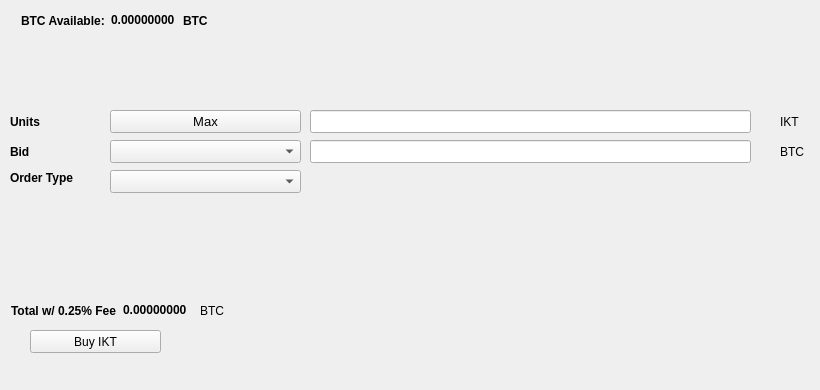
   <widget class="QWidget" name="BuyTab">
    <attribute name="title">
     <string>Buy</string>
    </attribute>
    <widget class="QPushButton" name="BuyIKT">
     <property name="geometry">
      <rect>
       <x>30</x>
       <y>330</y>
       <width>131</width>
       <height>23</height>
      </rect>
     </property>
     <property name="text">
      <string>Buy IKT</string>
     </property>
     <property name="icon">
      <iconset resource="../innoket.qrc">
       <normaloff>:/icons/bitcoin</normaloff>:/icons/bitcoin</iconset>
     </property>
    </widget>
    <widget class="QLabel" name="label_3">
     <property name="geometry">
      <rect>
       <x>10</x>
       <y>110</y>
       <width>46</width>
       <height>23</height>
      </rect>
     </property>
     <property name="font">
      <font>
       <weight>75</weight>
       <bold>true</bold>
      </font>
     </property>
     <property name="text">
      <string>Units</string>
     </property>
    </widget>
    <widget class="QLineEdit" name="UnitsInput">
     <property name="geometry">
      <rect>
       <x>310</x>
       <y>110</y>
       <width>441</width>
       <height>23</height>
      </rect>
     </property>
     <property name="font">
      <font>
       <pointsize>9</pointsize>
       <weight>75</weight>
       <bold>true</bold>
      </font>
     </property>
    </widget>
    <widget class="QLineEdit" name="BuyBidPriceEdit">
     <property name="geometry">
      <rect>
       <x>310</x>
       <y>140</y>
       <width>441</width>
       <height>23</height>
      </rect>
     </property>
     <property name="font">
      <font>
       <pointsize>9</pointsize>
       <weight>75</weight>
       <bold>true</bold>
      </font>
     </property>
    </widget>
    <widget class="QLabel" name="label_4">
     <property name="geometry">
      <rect>
       <x>780</x>
       <y>110</y>
       <width>31</width>
       <height>23</height>
      </rect>
     </property>
     <property name="text">
      <string>IKT</string>
     </property>
    </widget>
    <widget class="QLabel" name="label_5">
     <property name="geometry">
      <rect>
       <x>780</x>
       <y>140</y>
       <width>31</width>
       <height>23</height>
      </rect>
     </property>
     <property name="text">
      <string>BTC</string>
     </property>
    </widget>
    <widget class="QLabel" name="label_6">
     <property name="geometry">
      <rect>
       <x>10</x>
       <y>140</y>
       <width>46</width>
       <height>23</height>
      </rect>
     </property>
     <property name="font">
      <font>
       <weight>75</weight>
       <bold>true</bold>
      </font>
     </property>
     <property name="text">
      <string>Bid</string>
     </property>
    </widget>
    <widget class="QLabel" name="label_7">
     <property name="geometry">
      <rect>
       <x>10</x>
       <y>170</y>
       <width>91</width>
       <height>16</height>
      </rect>
     </property>
     <property name="font">
      <font>
       <weight>75</weight>
       <bold>true</bold>
      </font>
     </property>
     <property name="text">
      <string>Order Type</string>
     </property>
    </widget>
    <widget class="QPushButton" name="Buy_Max_Amount">
     <property name="geometry">
      <rect>
       <x>110</x>
       <y>110</y>
       <width>191</width>
       <height>23</height>
      </rect>
     </property>
     <property name="font">
      <font>
       <pointsize>10</pointsize>
      </font>
     </property>
     <property name="text">
      <string>Max</string>
     </property>
    </widget>
    <widget class="QComboBox" name="BuyBidcomboBox">
     <property name="geometry">
      <rect>
       <x>110</x>
       <y>140</y>
       <width>191</width>
       <height>23</height>
      </rect>
     </property>
     <property name="font">
      <font>
       <pointsize>10</pointsize>
      </font>
     </property>
    </widget>
    <widget class="QComboBox" name="buyOrdertypeCombo">
     <property name="geometry">
      <rect>
       <x>110</x>
       <y>170</y>
       <width>191</width>
       <height>23</height>
      </rect>
     </property>
     <property name="font">
      <font>
       <pointsize>10</pointsize>
      </font>
     </property>
    </widget>
    <widget class="QWidget" name="layoutWidget1">
     <property name="geometry">
      <rect>
       <x>21</x>
       <y>11</y>
       <width>227</width>
       <height>19</height>
      </rect>
     </property>
     <layout class="QHBoxLayout" name="horizontalLayout_3">
      <item>
       <widget class="QLabel" name="label232">
        <property name="font">
         <font>
          <weight>75</weight>
          <bold>true</bold>
         </font>
        </property>
        <property name="text">
         <string>BTC Available:</string>
        </property>
       </widget>
      </item>
      <item>
       <widget class="QLabel" name="BtcAvailableLbl">
        <property name="palette">
         <palette>
          <active>
           <colorrole role="WindowText">
            <brush brushstyle="SolidPattern">
             <color alpha="255">
              <red>0</red>
              <green>0</green>
              <blue>0</blue>
             </color>
            </brush>
           </colorrole>
           <colorrole role="Button">
            <brush brushstyle="SolidPattern">
             <color alpha="255">
              <red>0</red>
              <green>170</green>
              <blue>0</blue>
             </color>
            </brush>
           </colorrole>
           <colorrole role="Light">
            <brush brushstyle="SolidPattern">
             <color alpha="255">
              <red>0</red>
              <green>255</green>
              <blue>0</blue>
             </color>
            </brush>
           </colorrole>
           <colorrole role="Midlight">
            <brush brushstyle="SolidPattern">
             <color alpha="255">
              <red>0</red>
              <green>212</green>
              <blue>0</blue>
             </color>
            </brush>
           </colorrole>
           <colorrole role="Dark">
            <brush brushstyle="SolidPattern">
             <color alpha="255">
              <red>0</red>
              <green>85</green>
              <blue>0</blue>
             </color>
            </brush>
           </colorrole>
           <colorrole role="Mid">
            <brush brushstyle="SolidPattern">
             <color alpha="255">
              <red>0</red>
              <green>113</green>
              <blue>0</blue>
             </color>
            </brush>
           </colorrole>
           <colorrole role="Text">
            <brush brushstyle="SolidPattern">
             <color alpha="255">
              <red>0</red>
              <green>170</green>
              <blue>0</blue>
             </color>
            </brush>
           </colorrole>
           <colorrole role="BrightText">
            <brush brushstyle="SolidPattern">
             <color alpha="255">
              <red>255</red>
              <green>255</green>
              <blue>255</blue>
             </color>
            </brush>
           </colorrole>
           <colorrole role="ButtonText">
            <brush brushstyle="SolidPattern">
             <color alpha="255">
              <red>0</red>
              <green>0</green>
              <blue>0</blue>
             </color>
            </brush>
           </colorrole>
           <colorrole role="Base">
            <brush brushstyle="SolidPattern">
             <color alpha="255">
              <red>255</red>
              <green>255</green>
              <blue>255</blue>
             </color>
            </brush>
           </colorrole>
           <colorrole role="Window">
            <brush brushstyle="SolidPattern">
             <color alpha="255">
              <red>0</red>
              <green>170</green>
              <blue>0</blue>
             </color>
            </brush>
           </colorrole>
           <colorrole role="Shadow">
            <brush brushstyle="SolidPattern">
             <color alpha="255">
              <red>0</red>
              <green>0</green>
              <blue>0</blue>
             </color>
            </brush>
           </colorrole>
           <colorrole role="AlternateBase">
            <brush brushstyle="SolidPattern">
             <color alpha="255">
              <red>127</red>
              <green>212</green>
              <blue>127</blue>
             </color>
            </brush>
           </colorrole>
           <colorrole role="ToolTipBase">
            <brush brushstyle="SolidPattern">
             <color alpha="255">
              <red>255</red>
              <green>255</green>
              <blue>220</blue>
             </color>
            </brush>
           </colorrole>
           <colorrole role="ToolTipText">
            <brush brushstyle="SolidPattern">
             <color alpha="255">
              <red>0</red>
              <green>0</green>
              <blue>0</blue>
             </color>
            </brush>
           </colorrole>
          </active>
          <inactive>
           <colorrole role="WindowText">
            <brush brushstyle="SolidPattern">
             <color alpha="255">
              <red>0</red>
              <green>0</green>
              <blue>0</blue>
             </color>
            </brush>
           </colorrole>
           <colorrole role="Button">
            <brush brushstyle="SolidPattern">
             <color alpha="255">
              <red>0</red>
              <green>170</green>
              <blue>0</blue>
             </color>
            </brush>
           </colorrole>
           <colorrole role="Light">
            <brush brushstyle="SolidPattern">
             <color alpha="255">
              <red>0</red>
              <green>255</green>
              <blue>0</blue>
             </color>
            </brush>
           </colorrole>
           <colorrole role="Midlight">
            <brush brushstyle="SolidPattern">
             <color alpha="255">
              <red>0</red>
              <green>212</green>
              <blue>0</blue>
             </color>
            </brush>
           </colorrole>
           <colorrole role="Dark">
            <brush brushstyle="SolidPattern">
             <color alpha="255">
              <red>0</red>
              <green>85</green>
              <blue>0</blue>
             </color>
            </brush>
           </colorrole>
           <colorrole role="Mid">
            <brush brushstyle="SolidPattern">
             <color alpha="255">
              <red>0</red>
              <green>113</green>
              <blue>0</blue>
             </color>
            </brush>
           </colorrole>
           <colorrole role="Text">
            <brush brushstyle="SolidPattern">
             <color alpha="255">
              <red>0</red>
              <green>170</green>
              <blue>0</blue>
             </color>
            </brush>
           </colorrole>
           <colorrole role="BrightText">
            <brush brushstyle="SolidPattern">
             <color alpha="255">
              <red>255</red>
              <green>255</green>
              <blue>255</blue>
             </color>
            </brush>
           </colorrole>
           <colorrole role="ButtonText">
            <brush brushstyle="SolidPattern">
             <color alpha="255">
              <red>0</red>
              <green>0</green>
              <blue>0</blue>
             </color>
            </brush>
           </colorrole>
           <colorrole role="Base">
            <brush brushstyle="SolidPattern">
             <color alpha="255">
              <red>255</red>
              <green>255</green>
              <blue>255</blue>
             </color>
            </brush>
           </colorrole>
           <colorrole role="Window">
            <brush brushstyle="SolidPattern">
             <color alpha="255">
              <red>0</red>
              <green>170</green>
              <blue>0</blue>
             </color>
            </brush>
           </colorrole>
           <colorrole role="Shadow">
            <brush brushstyle="SolidPattern">
             <color alpha="255">
              <red>0</red>
              <green>0</green>
              <blue>0</blue>
             </color>
            </brush>
           </colorrole>
           <colorrole role="AlternateBase">
            <brush brushstyle="SolidPattern">
             <color alpha="255">
              <red>127</red>
              <green>212</green>
              <blue>127</blue>
             </color>
            </brush>
           </colorrole>
           <colorrole role="ToolTipBase">
            <brush brushstyle="SolidPattern">
             <color alpha="255">
              <red>255</red>
              <green>255</green>
              <blue>220</blue>
             </color>
            </brush>
           </colorrole>
           <colorrole role="ToolTipText">
            <brush brushstyle="SolidPattern">
             <color alpha="255">
              <red>0</red>
              <green>0</green>
              <blue>0</blue>
             </color>
            </brush>
           </colorrole>
          </inactive>
          <disabled>
           <colorrole role="WindowText">
            <brush brushstyle="SolidPattern">
             <color alpha="255">
              <red>0</red>
              <green>85</green>
              <blue>0</blue>
             </color>
            </brush>
           </colorrole>
           <colorrole role="Button">
            <brush brushstyle="SolidPattern">
             <color alpha="255">
              <red>0</red>
              <green>170</green>
              <blue>0</blue>
             </color>
            </brush>
           </colorrole>
           <colorrole role="Light">
            <brush brushstyle="SolidPattern">
             <color alpha="255">
              <red>0</red>
              <green>255</green>
              <blue>0</blue>
             </color>
            </brush>
           </colorrole>
           <colorrole role="Midlight">
            <brush brushstyle="SolidPattern">
             <color alpha="255">
              <red>0</red>
              <green>212</green>
              <blue>0</blue>
             </color>
            </brush>
           </colorrole>
           <colorrole role="Dark">
            <brush brushstyle="SolidPattern">
             <color alpha="255">
              <red>0</red>
              <green>85</green>
              <blue>0</blue>
             </color>
            </brush>
           </colorrole>
           <colorrole role="Mid">
            <brush brushstyle="SolidPattern">
             <color alpha="255">
              <red>0</red>
              <green>113</green>
              <blue>0</blue>
             </color>
            </brush>
           </colorrole>
           <colorrole role="Text">
            <brush brushstyle="SolidPattern">
             <color alpha="255">
              <red>0</red>
              <green>85</green>
              <blue>0</blue>
             </color>
            </brush>
           </colorrole>
           <colorrole role="BrightText">
            <brush brushstyle="SolidPattern">
             <color alpha="255">
              <red>255</red>
              <green>255</green>
              <blue>255</blue>
             </color>
            </brush>
           </colorrole>
           <colorrole role="ButtonText">
            <brush brushstyle="SolidPattern">
             <color alpha="255">
              <red>0</red>
              <green>85</green>
              <blue>0</blue>
             </color>
            </brush>
           </colorrole>
           <colorrole role="Base">
            <brush brushstyle="SolidPattern">
             <color alpha="255">
              <red>0</red>
              <green>170</green>
              <blue>0</blue>
             </color>
            </brush>
           </colorrole>
           <colorrole role="Window">
            <brush brushstyle="SolidPattern">
             <color alpha="255">
              <red>0</red>
              <green>170</green>
              <blue>0</blue>
             </color>
            </brush>
           </colorrole>
           <colorrole role="Shadow">
            <brush brushstyle="SolidPattern">
             <color alpha="255">
              <red>0</red>
              <green>0</green>
              <blue>0</blue>
             </color>
            </brush>
           </colorrole>
           <colorrole role="AlternateBase">
            <brush brushstyle="SolidPattern">
             <color alpha="255">
              <red>0</red>
              <green>170</green>
              <blue>0</blue>
             </color>
            </brush>
           </colorrole>
           <colorrole role="ToolTipBase">
            <brush brushstyle="SolidPattern">
             <color alpha="255">
              <red>255</red>
              <green>255</green>
              <blue>220</blue>
             </color>
            </brush>
           </colorrole>
           <colorrole role="ToolTipText">
            <brush brushstyle="SolidPattern">
             <color alpha="255">
              <red>0</red>
              <green>0</green>
              <blue>0</blue>
             </color>
            </brush>
           </colorrole>
          </disabled>
         </palette>
        </property>
        <property name="font">
         <font>
          <weight>75</weight>
          <bold>true</bold>
         </font>
        </property>
        <property name="text">
         <string>0.00000000</string>
        </property>
        <property name="textInteractionFlags">
         <set>Qt::LinksAccessibleByMouse|Qt::TextSelectableByKeyboard|Qt::TextSelectableByMouse</set>
        </property>
       </widget>
      </item>
      <item>
       <widget class="QLabel" name="BtcAvailableLbl_2">
        <property name="font">
         <font>
          <weight>75</weight>
          <bold>true</bold>
         </font>
        </property>
        <property name="text">
         <string>BTC</string>
        </property>
       </widget>
      </item>
     </layout>
    </widget>
    <widget class="QWidget" name="layoutWidge2">
     <property name="geometry">
      <rect>
       <x>11</x>
       <y>301</y>
       <width>259</width>
       <height>19</height>
      </rect>
     </property>
     <layout class="QHBoxLayout" name="horizontalLayout_4">
      <item>
       <widget class="QLabel" name="label_9">
        <property name="font">
         <font>
          <weight>75</weight>
          <bold>true</bold>
         </font>
        </property>
        <property name="text">
         <string>Total w/ 0.25% Fee</string>
        </property>
       </widget>
      </item>
      <item>
       <widget class="QLabel" name="BuyCostLabel">
        <property name="palette">
         <palette>
          <active>
           <colorrole role="WindowText">
            <brush brushstyle="SolidPattern">
             <color alpha="255">
              <red>0</red>
              <green>0</green>
              <blue>0</blue>
             </color>
            </brush>
           </colorrole>
           <colorrole role="Button">
            <brush brushstyle="SolidPattern">
             <color alpha="255">
              <red>0</red>
              <green>170</green>
              <blue>0</blue>
             </color>
            </brush>
           </colorrole>
           <colorrole role="Light">
            <brush brushstyle="SolidPattern">
             <color alpha="255">
              <red>0</red>
              <green>255</green>
              <blue>0</blue>
             </color>
            </brush>
           </colorrole>
           <colorrole role="Midlight">
            <brush brushstyle="SolidPattern">
             <color alpha="255">
              <red>0</red>
              <green>212</green>
              <blue>0</blue>
             </color>
            </brush>
           </colorrole>
           <colorrole role="Dark">
            <brush brushstyle="SolidPattern">
             <color alpha="255">
              <red>0</red>
              <green>85</green>
              <blue>0</blue>
             </color>
            </brush>
           </colorrole>
           <colorrole role="Mid">
            <brush brushstyle="SolidPattern">
             <color alpha="255">
              <red>0</red>
              <green>113</green>
              <blue>0</blue>
             </color>
            </brush>
           </colorrole>
           <colorrole role="Text">
            <brush brushstyle="SolidPattern">
             <color alpha="255">
              <red>0</red>
              <green>170</green>
              <blue>0</blue>
             </color>
            </brush>
           </colorrole>
           <colorrole role="BrightText">
            <brush brushstyle="SolidPattern">
             <color alpha="255">
              <red>255</red>
              <green>255</green>
              <blue>255</blue>
             </color>
            </brush>
           </colorrole>
           <colorrole role="ButtonText">
            <brush brushstyle="SolidPattern">
             <color alpha="255">
              <red>0</red>
              <green>0</green>
              <blue>0</blue>
             </color>
            </brush>
           </colorrole>
           <colorrole role="Base">
            <brush brushstyle="SolidPattern">
             <color alpha="255">
              <red>255</red>
              <green>255</green>
              <blue>255</blue>
             </color>
            </brush>
           </colorrole>
           <colorrole role="Window">
            <brush brushstyle="SolidPattern">
             <color alpha="255">
              <red>0</red>
              <green>170</green>
              <blue>0</blue>
             </color>
            </brush>
           </colorrole>
           <colorrole role="Shadow">
            <brush brushstyle="SolidPattern">
             <color alpha="255">
              <red>0</red>
              <green>0</green>
              <blue>0</blue>
             </color>
            </brush>
           </colorrole>
           <colorrole role="AlternateBase">
            <brush brushstyle="SolidPattern">
             <color alpha="255">
              <red>127</red>
              <green>212</green>
              <blue>127</blue>
             </color>
            </brush>
           </colorrole>
           <colorrole role="ToolTipBase">
            <brush brushstyle="SolidPattern">
             <color alpha="255">
              <red>255</red>
              <green>255</green>
              <blue>220</blue>
             </color>
            </brush>
           </colorrole>
           <colorrole role="ToolTipText">
            <brush brushstyle="SolidPattern">
             <color alpha="255">
              <red>0</red>
              <green>0</green>
              <blue>0</blue>
             </color>
            </brush>
           </colorrole>
          </active>
          <inactive>
           <colorrole role="WindowText">
            <brush brushstyle="SolidPattern">
             <color alpha="255">
              <red>0</red>
              <green>0</green>
              <blue>0</blue>
             </color>
            </brush>
           </colorrole>
           <colorrole role="Button">
            <brush brushstyle="SolidPattern">
             <color alpha="255">
              <red>0</red>
              <green>170</green>
              <blue>0</blue>
             </color>
            </brush>
           </colorrole>
           <colorrole role="Light">
            <brush brushstyle="SolidPattern">
             <color alpha="255">
              <red>0</red>
              <green>255</green>
              <blue>0</blue>
             </color>
            </brush>
           </colorrole>
           <colorrole role="Midlight">
            <brush brushstyle="SolidPattern">
             <color alpha="255">
              <red>0</red>
              <green>212</green>
              <blue>0</blue>
             </color>
            </brush>
           </colorrole>
           <colorrole role="Dark">
            <brush brushstyle="SolidPattern">
             <color alpha="255">
              <red>0</red>
              <green>85</green>
              <blue>0</blue>
             </color>
            </brush>
           </colorrole>
           <colorrole role="Mid">
            <brush brushstyle="SolidPattern">
             <color alpha="255">
              <red>0</red>
              <green>113</green>
              <blue>0</blue>
             </color>
            </brush>
           </colorrole>
           <colorrole role="Text">
            <brush brushstyle="SolidPattern">
             <color alpha="255">
              <red>0</red>
              <green>170</green>
              <blue>0</blue>
             </color>
            </brush>
           </colorrole>
           <colorrole role="BrightText">
            <brush brushstyle="SolidPattern">
             <color alpha="255">
              <red>255</red>
              <green>255</green>
              <blue>255</blue>
             </color>
            </brush>
           </colorrole>
           <colorrole role="ButtonText">
            <brush brushstyle="SolidPattern">
             <color alpha="255">
              <red>0</red>
              <green>0</green>
              <blue>0</blue>
             </color>
            </brush>
           </colorrole>
           <colorrole role="Base">
            <brush brushstyle="SolidPattern">
             <color alpha="255">
              <red>255</red>
              <green>255</green>
              <blue>255</blue>
             </color>
            </brush>
           </colorrole>
           <colorrole role="Window">
            <brush brushstyle="SolidPattern">
             <color alpha="255">
              <red>0</red>
              <green>170</green>
              <blue>0</blue>
             </color>
            </brush>
           </colorrole>
           <colorrole role="Shadow">
            <brush brushstyle="SolidPattern">
             <color alpha="255">
              <red>0</red>
              <green>0</green>
              <blue>0</blue>
             </color>
            </brush>
           </colorrole>
           <colorrole role="AlternateBase">
            <brush brushstyle="SolidPattern">
             <color alpha="255">
              <red>127</red>
              <green>212</green>
              <blue>127</blue>
             </color>
            </brush>
           </colorrole>
           <colorrole role="ToolTipBase">
            <brush brushstyle="SolidPattern">
             <color alpha="255">
              <red>255</red>
              <green>255</green>
              <blue>220</blue>
             </color>
            </brush>
           </colorrole>
           <colorrole role="ToolTipText">
            <brush brushstyle="SolidPattern">
             <color alpha="255">
              <red>0</red>
              <green>0</green>
              <blue>0</blue>
             </color>
            </brush>
           </colorrole>
          </inactive>
          <disabled>
           <colorrole role="WindowText">
            <brush brushstyle="SolidPattern">
             <color alpha="255">
              <red>0</red>
              <green>85</green>
              <blue>0</blue>
             </color>
            </brush>
           </colorrole>
           <colorrole role="Button">
            <brush brushstyle="SolidPattern">
             <color alpha="255">
              <red>0</red>
              <green>170</green>
              <blue>0</blue>
             </color>
            </brush>
           </colorrole>
           <colorrole role="Light">
            <brush brushstyle="SolidPattern">
             <color alpha="255">
              <red>0</red>
              <green>255</green>
              <blue>0</blue>
             </color>
            </brush>
           </colorrole>
           <colorrole role="Midlight">
            <brush brushstyle="SolidPattern">
             <color alpha="255">
              <red>0</red>
              <green>212</green>
              <blue>0</blue>
             </color>
            </brush>
           </colorrole>
           <colorrole role="Dark">
            <brush brushstyle="SolidPattern">
             <color alpha="255">
              <red>0</red>
              <green>85</green>
              <blue>0</blue>
             </color>
            </brush>
           </colorrole>
           <colorrole role="Mid">
            <brush brushstyle="SolidPattern">
             <color alpha="255">
              <red>0</red>
              <green>113</green>
              <blue>0</blue>
             </color>
            </brush>
           </colorrole>
           <colorrole role="Text">
            <brush brushstyle="SolidPattern">
             <color alpha="255">
              <red>0</red>
              <green>85</green>
              <blue>0</blue>
             </color>
            </brush>
           </colorrole>
           <colorrole role="BrightText">
            <brush brushstyle="SolidPattern">
             <color alpha="255">
              <red>255</red>
              <green>255</green>
              <blue>255</blue>
             </color>
            </brush>
           </colorrole>
           <colorrole role="ButtonText">
            <brush brushstyle="SolidPattern">
             <color alpha="255">
              <red>0</red>
              <green>85</green>
              <blue>0</blue>
             </color>
            </brush>
           </colorrole>
           <colorrole role="Base">
            <brush brushstyle="SolidPattern">
             <color alpha="255">
              <red>0</red>
              <green>170</green>
              <blue>0</blue>
             </color>
            </brush>
           </colorrole>
           <colorrole role="Window">
            <brush brushstyle="SolidPattern">
             <color alpha="255">
              <red>0</red>
              <green>170</green>
              <blue>0</blue>
             </color>
            </brush>
           </colorrole>
           <colorrole role="Shadow">
            <brush brushstyle="SolidPattern">
             <color alpha="255">
              <red>0</red>
              <green>0</green>
              <blue>0</blue>
             </color>
            </brush>
           </colorrole>
           <colorrole role="AlternateBase">
            <brush brushstyle="SolidPattern">
             <color alpha="255">
              <red>0</red>
              <green>170</green>
              <blue>0</blue>
             </color>
            </brush>
           </colorrole>
           <colorrole role="ToolTipBase">
            <brush brushstyle="SolidPattern">
             <color alpha="255">
              <red>255</red>
              <green>255</green>
              <blue>220</blue>
             </color>
            </brush>
           </colorrole>
           <colorrole role="ToolTipText">
            <brush brushstyle="SolidPattern">
             <color alpha="255">
              <red>0</red>
              <green>0</green>
              <blue>0</blue>
             </color>
            </brush>
           </colorrole>
          </disabled>
         </palette>
        </property>
        <property name="font">
         <font>
          <weight>75</weight>
          <bold>true</bold>
         </font>
        </property>
        <property name="autoFillBackground">
         <bool>false</bool>
        </property>
        <property name="text">
         <string>0.00000000</string>
        </property>
        <property name="textInteractionFlags">
         <set>Qt::LinksAccessibleByMouse|Qt::TextSelectableByMouse</set>
        </property>
       </widget>
      </item>
      <item>
       <widget class="QLabel" name="label_10">
        <property name="font">
         <font>
          <weight>50</weight>
          <bold>false</bold>
         </font>
        </property>
        <property name="text">
         <string>BTC</string>
        </property>
       </widget>
      </item>
     </layout>
    </widget>
    <widget class="QLabel" name="label_24">
     <property name="geometry">
      <rect>
       <x>460</x>
       <y>300</y>
       <width>281</width>
       <height>81</height>
      </rect>
     </property>
     <property name="text">
      <string/>
     </property>
     <property name="pixmap">
      <pixmap>:/images/bittrex</pixmap>
     </property>
    </widget>
   </widget>
